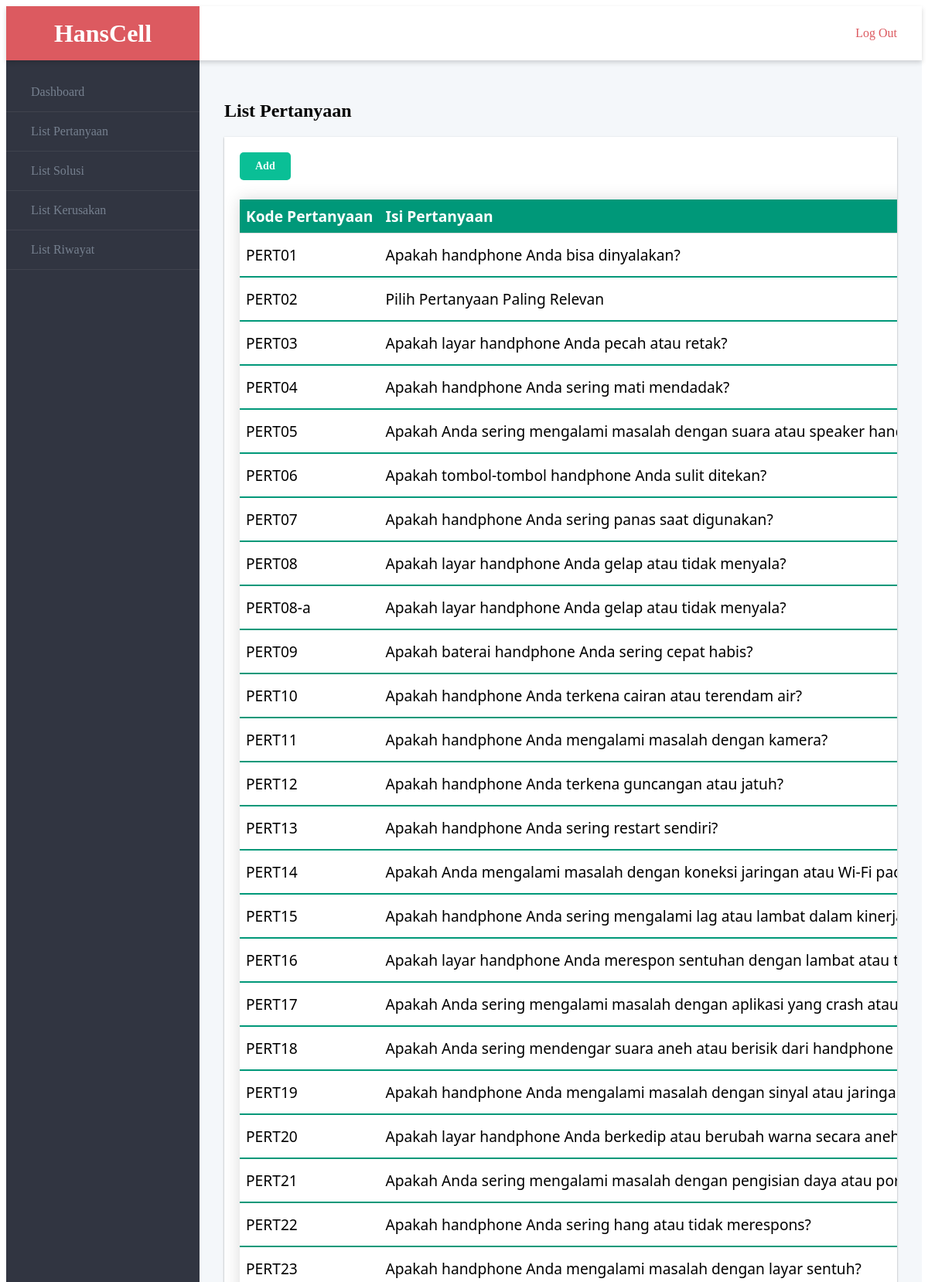
Screenshot of /admin/list_pertanyaan.php (upper part) with the database file from the repository.
### tables this page shows
CREATE TABLE `pertanyaan` (
  `kode_pertanyaan` varchar(50) NOT NULL,
  `isi_pertanyaan` varchar(200) DEFAULT NULL
);

### admin/list_pertanyaan.php (the view, shortened to what this page needs)
<!DOCTYPE html>
<html lang="en">
    <head>
        <link rel="stylesheet" href="https://cdnjs.cloudflare.com/ajax/libs/normalize/5.0.0/normalize.min.css" />
        <link rel="stylesheet" href="css/admin.css" />
    </head>
    <body>
        <div class="admin">
            <?php include('component/header.php'); ?>
            <?php include('component/navbar.php'); ?>
            <main class="admin__main">
                <h2>List Pertanyaan</h2>
                <div class="dashboard">
                    <div class="dashboard__item dashboard__item--full">
                        <div class="card">
                            <a href="#open_pertanyaan_add" class="button button-tambah" data-toggle="modal">Add</a>
                            <table class="styled-table">
                                <thead>
                                    <tr>
                                        <th>Kode Pertanyaan</th>
                                        <th>Isi Pertanyaan</th>
                                    </tr>
                                </thead>
                                <tbody>
                                    <?php
                                        include "process/koneksi.php";
                                        $select = mysqli_query($connect, "SELECT * FROM pertanyaan");
                                        while($data = mysqli_fetch_array($select)) {
                                    ?>
                                    <tr>
                                        <td><?php echo $data['kode_pertanyaan']; ?></td>
                                        <td><?php echo $data['isi_pertanyaan']; ?></td>
                                    </tr>
                                </tbody>
                                <?php } ?>
                            </table>
                        </div>
                    </div>
                </div>
            </main>
        </div>
    </body>
</html>

### admin/css/admin.css (style rules this page uses)
*, *::before, *::after { box-sizing: border-box; }
body { height: 100%; overflow-x: hidden; }
.admin { --spacing: 1rem; display: flex; flex-wrap: wrap; display: grid; height: 100vh; grid-template-rows: 70px 1fr 70px; grid-template-columns: 250px 1fr; grid-template-areas: "header header" "nav main" "footer footer"; }
.admin__main { flex: 1; grid-area: main; padding: var(--spacing); overflow-y: auto; overflow-x: hidden; -webkit-overflow-scrolling: touch; background-color: #f4f7fa; }
@media screen and (min-width: 48rem) { .admin { --spacing: 2rem; } }
.dashboard { --column-count: 2; display: flex; flex-wrap: wrap; margin: 0 calc(var(--spacing) * -0.5); display: grid; grid-template-columns: repeat(var(--column-count), 1fr); grid-gap: var(--spacing); }
.dashboard__item { flex: 1 1 50%; grid-column-end: span 2; padding: calc(var(--spacing) / 2); }
.dashboard__item--full { flex-basis: 100%; grid-column: 1/-1; }
@media screen and (min-width: 48rem) { .dashboard { --column-count: 4; } }
a { color: #dc5a60; text-decoration: none; }
.card { overflow-x: auto; padding: 20px; height: 100%; font-size: 2rem; font-weight: 300; background-color: #fff; box-shadow: 0 1px 3px rgba(0, 0, 0, 0.12), 0 1px 2px rgba(0, 0, 0, 0.24); transition: all 0.3s cubic-bezier(0.25, 0.8, 0.25, 1); }
.styled-table { width: 100%; border-collapse: collapse; margin: 25px 0; font-size: 0.6em; font-family: "Segoe UI", Tahoma, Geneva, Verdana, sans-serif; min-width: 400px; box-shadow: 0 0 20px rgba(0, 0, 0, 0.15); overflow: hidden; white-space: nowrap; }
.styled-table thead tr { background-color: #009879; color: #ffffff; text-align: left; }
.styled-table th, .styled-table td { padding: 8px; text-align: left; border-bottom: 1px solid #ddd; }
.styled-table tbody tr { border-bottom: 1px solid #dddddd; }
.styled-table tbody tr:last-of-type { border-bottom: 2px solid #009879; }
.button { display: table-cell; padding: 10px 20px; font-size: 14px; font-weight: bold; color: #fff; background-color: #007bff; border: none; border-radius: 5px; text-align: center; text-decoration: none; transition: background-color 0.3s ease; }
.button-tambah { background-color: #0abf96; }

### rows the page displays
pertanyaan: kode_pertanyaan "PERT01", isi_pertanyaan "Apakah handphone Anda bisa dinyalakan?"
pertanyaan: kode_pertanyaan "PERT02", isi_pertanyaan "Pilih Pertanyaan Paling Relevan"
pertanyaan: kode_pertanyaan "PERT03", isi_pertanyaan "Apakah layar handphone Anda pecah atau retak?"
pertanyaan: kode_pertanyaan "PERT04", isi_pertanyaan "Apakah handphone Anda sering mati mendadak?"
pertanyaan: kode_pertanyaan "PERT05", isi_pertanyaan "Apakah Anda sering mengalami masalah dengan suara atau speaker…"
pertanyaan: kode_pertanyaan "PERT06", isi_pertanyaan "Apakah tombol-tombol handphone Anda sulit ditekan?"
pertanyaan: kode_pertanyaan "PERT07", isi_pertanyaan "Apakah handphone Anda sering panas saat digunakan?"
pertanyaan: kode_pertanyaan "PERT08", isi_pertanyaan "Apakah layar handphone Anda gelap atau tidak menyala?"
pertanyaan: kode_pertanyaan "PERT08-a", isi_pertanyaan "Apakah layar handphone Anda gelap atau tidak menyala?"
pertanyaan: kode_pertanyaan "PERT09", isi_pertanyaan "Apakah baterai handphone Anda sering cepat habis?"
pertanyaan: kode_pertanyaan "PERT10", isi_pertanyaan "Apakah handphone Anda terkena cairan atau terendam air?"
pertanyaan: kode_pertanyaan "PERT11", isi_pertanyaan "Apakah handphone Anda mengalami masalah dengan kamera?"
pertanyaan: kode_pertanyaan "PERT12", isi_pertanyaan "Apakah handphone Anda terkena guncangan atau jatuh?"
pertanyaan: kode_pertanyaan "PERT13", isi_pertanyaan "Apakah handphone Anda sering restart sendiri?"
pertanyaan: kode_pertanyaan "PERT14", isi_pertanyaan "Apakah Anda mengalami masalah dengan koneksi jaringan atau Wi-Fi…"
pertanyaan: kode_pertanyaan "PERT15", isi_pertanyaan "Apakah handphone Anda sering mengalami lag atau lambat dalam…"
pertanyaan: kode_pertanyaan "PERT16", isi_pertanyaan "Apakah layar handphone Anda merespon sentuhan dengan lambat atau…"
pertanyaan: kode_pertanyaan "PERT17", isi_pertanyaan "Apakah Anda sering mengalami masalah dengan aplikasi yang crash…"
pertanyaan: kode_pertanyaan "PERT18", isi_pertanyaan "Apakah Anda sering mendengar suara aneh atau berisik dari handphone…"
pertanyaan: kode_pertanyaan "PERT19", isi_pertanyaan "Apakah handphone Anda mengalami masalah dengan sinyal atau…"
pertanyaan: kode_pertanyaan "PERT20", isi_pertanyaan "Apakah layar handphone Anda berkedip atau berubah warna secara…"
pertanyaan: kode_pertanyaan "PERT21", isi_pertanyaan "Apakah Anda sering mengalami masalah dengan pengisian daya atau…"
pertanyaan: kode_pertanyaan "PERT22", isi_pertanyaan "Apakah handphone Anda sering hang atau tidak merespons?"
pertanyaan: kode_pertanyaan "PERT23", isi_pertanyaan "Apakah handphone Anda mengalami masalah dengan layar sentuh?"
